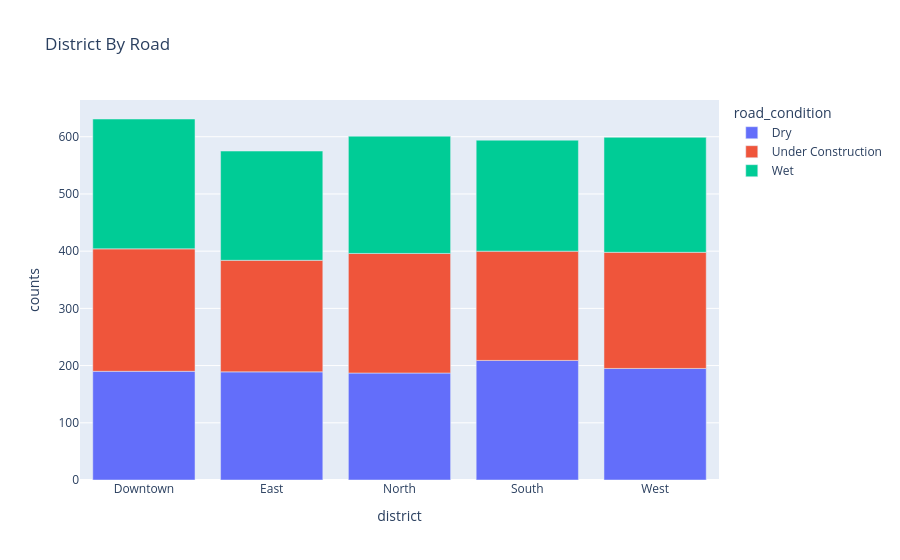

Here is the notebook cell this chart was saved with:
### Code cell
fig=pe.bar(data_frame=District_by_road_conditions,x='district',y='counts',color='road_condition',title='District By Road')
fig.show()

### Figure 1 — Plotly figure (JSON) as saved in the notebook; plotly's stock layout.template omitted (floating-point values rounded to 4 significant figures)
{"data": [{"hovertemplate": "road_condition=Dry<br>district=%{x}<br>counts=%{y}<extra></extra>", "legendgroup": "Dry", "marker": {"color": "#636efa", "pattern": {"shape": ""}}, "name": "Dry", "orientation": "v", "showlegend": true, "textposition": "auto", "type": "bar", "x": ["Downtown", "East", "North", "South", "West"], "xaxis": "x", "y": [190, 189, 187, 209, 195], "yaxis": "y"}, {"hovertemplate": "road_condition=Under Construction<br>district=%{x}<br>counts=%{y}<extra></extra>", "legendgroup": "Under Construction", "marker": {"color": "#EF553B", "pattern": {"shape": ""}}, "name": "Under Construction", "orientation": "v", "showlegend": true, "textposition": "auto", "type": "bar", "x": ["Downtown", "East", "North", "South", "West"], "xaxis": "x", "y": [214, 195, 209, 191, 203], "yaxis": "y"}, {"hovertemplate": "road_condition=Wet<br>district=%{x}<br>counts=%{y}<extra></extra>", "legendgroup": "Wet", "marker": {"color": "#00cc96", "pattern": {"shape": ""}}, "name": "Wet", "orientation": "v", "showlegend": true, "textposition": "auto", "type": "bar", "x": ["Downtown", "East", "North", "South", "West"], "xaxis": "x", "y": [227, 191, 205, 194, 201], "yaxis": "y"}], "layout": {"barmode": "relative", "legend": {"title": {"text": "road_condition"}, "tracegroupgap": 0}, "title": {"text": "District By Road"}, "xaxis": {"anchor": "y", "domain": [0, 1], "title": {"text": "district"}}, "yaxis": {"anchor": "x", "domain": [0, 1], "title": {"text": "counts"}}}}
